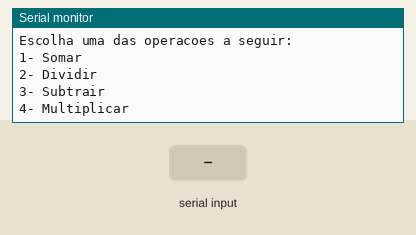
Recording of a sketch running on a simulated Arduino Mega 2560, built with avr-gcc and run on an emulated ATmega2560. On the bench: the last lines printed to the serial monitor. The test bench sets the inputs (shaded band).

Above: at 0.9 s.
1.0 s: "sim" received over Serial
At 2.6 s:
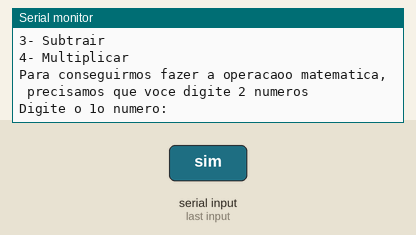
3.5 s: "90,45,200\n" received over Serial
At 5.1 s:
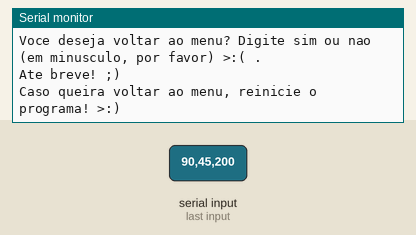

The sketch:

corre_o_calculadora1.ino
```cpp
int escolhaDaOperacao;
float resultado; //Irá guardar o resultado do calculo da respectiva operação


//ESTRUTURA: tipoRetorno nomeDaFunção parametros corpo
  float somar(float numero1param, float numero2param = 0){
  resultado = numero1param + numero2param;

}


void dividir (float numero1param, float numero2param = 0){
  resultado = numero1param / numero2param;

}

void subtrair (float numero1param, float numero2param = 0){
  resultado = numero1param - numero2param;

}

void multiplicar (float numero1param, float numero2param = 0){
  resultado = numero1param * numero2param;

}


void setup()
{
 Serial.begin(9600);

  int contador = 0; //variavel inicializadora do 'do while'
  float numero1; //variavel local
  float numero2;


  do{
    Serial.println("Bem vindo a super mega calculadora inteligente :P!!!\n");
    Serial.println("Escolha uma das operacoes a seguir:");
    Serial.println("1- Somar");
    Serial.println("2- Dividir");
    Serial.println("3- Subtrair");
    Serial.println("4- Multiplicar");
    while(!Serial.available() ){}
    escolhaDaOperacao = Serial.parseInt();


    Serial.println("Para conseguirmos fazer a operacaoo matematica, precisamos que voce digite 2 numeros");
    Serial.println("Digite o 1o numero:");
    while(!Serial.available() ){}
    numero1 = Serial.parseFloat();

    Serial.println("Digite o 2o numero:");
    while(!Serial.available() ){}
    numero2 = Serial.parseFloat();
    /*
    if (escolhaDaOperacao == 1){}
    else if (escolhaDaOperacao == 2){}
    else if (escolhaDaOperacao == 3){}
    else if (escolhaDaOperacao == 4){}
    */

    switch(escolhaDaOperacao){

      case 1: //SOMAR

       float retornoFuncaoSomar;
      retornoFuncaoSomar = somar(numero1, numero2);
      Serial.println(retornoFuncaoSomar);

       break;

      case 2: //DIVISÃO
       resultado = numero1 / numero2;
      Serial.println("Wow!!! O resultado da divisao foi:" + String(resultado));

       break;

      case 3: //SUBITRAÇÃO
      resultado = numero1 / numero2;
      Serial.println("Wow!!! O resultado da subtracao foi:" + String(resultado));

      break;


      case 4: //MULTIPLICAÇÃO
    resultado = numero1 / numero2;
    Serial.println("Wow!!! O resultado da multplicacao foi:" + String(resultado));

    break;

      default:
      Serial.println("Opcao invalida! Escolha uma opcao do 1 ao 4. ;)");
    }


    Serial.println("Voce deseja voltar ao menu? Digite sim ou nao (em minusculo, por favor) >:( .");
    while(!Serial.available() );{
      contador = Serial.parseInt();}

    if(Serial.readString() == "sim" ){
     contador = 1;
    }
    else{
     contador = 0;

      Serial.println("Ate breve! ;) ");
      Serial.println("Caso queira voltar ao menu, reinicie o programa! >:)");
    }
}
  while(contador != 0); //Se o contador foi diferente de 0, o mesmo repete.
}

void loop()
{
  //sem insruções
}
```

Measured:
- after the input at 1.0 s, the serial monitor: prints a new line after 1.0 s (image 1)
- after the input at 3.5 s, the serial monitor: prints a new line at once (image 2)
